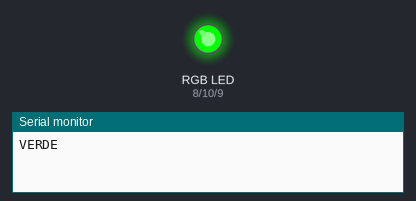
The sketch below on a simulated Arduino Uno, built with avr-gcc and run on an emulated ATmega328P. Shown: an RGB LED mixed from three pins (HIGH = lit), the last lines printed to the serial monitor. Dim RGB values are drawn brighter than linear.

Above: at 0.05 s.
At 1.25 s:
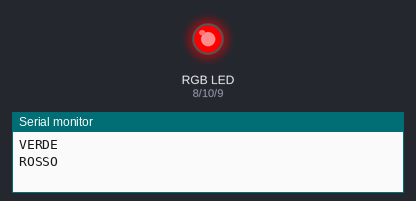
At 2.5 s:
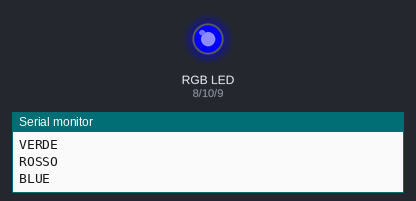
At 3.75 s:
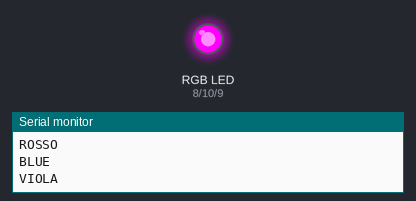
At 5.0 s:
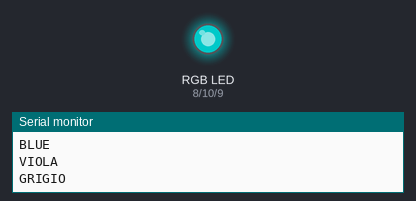
Timing chart, 0 to 10.4 s (numbered marks = the images above):
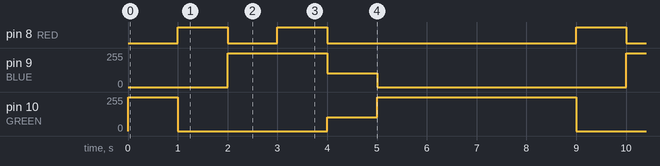

Measured:
- by itself, pin 8 (RED): repeats every 8.0 s: LOW 1.0 s, HIGH 1.0 s, LOW 5.0 s, HIGH 1.0 s
- by itself, pin 9 (BLUE): repeats every 8.0 s: 102/255 1.0 s, 0/255 5.0 s, 255/255 2.0 s
- by itself, pin 10 (GREEN): repeats every 8.0 s: 102/255 1.0 s, 255/255 4.0 s, 0/255 3.0 s

The sketch:

RGBLED.ino
```cpp
// (licence header left out)
const int GREEN = 10;
const int BLUE = 9;
const int RED = 8;

void setup() {
  pinMode(GREEN, OUTPUT);
  pinMode(BLUE, OUTPUT);
  pinMode(RED, OUTPUT);

  digitalWrite(GREEN, HIGH);
  digitalWrite(BLUE, HIGH);
  digitalWrite(RED, HIGH);
  Serial.begin(9600);


}

void loop() {
    analogWrite( GREEN, 255);
    analogWrite( RED, 0);
    analogWrite( BLUE, 0);
    Serial.print("VERDE\n");
    delay(1000);

    analogWrite( GREEN, 0);
    analogWrite( RED, 255);
    analogWrite( BLUE, 0);
    Serial.print("ROSSO\n");
    delay(1000);

    analogWrite( GREEN, 0);
    analogWrite( RED, 0);
    analogWrite( BLUE, 255);
    Serial.print("BLUE\n");
    delay(1000);

    analogWrite( RED, 153);
    analogWrite( GREEN, 0);
    analogWrite( BLUE, 255);
    Serial.print("VIOLA\n");
    delay(1000);

    analogWrite( GREEN, 102);
    analogWrite( RED, 102);
    analogWrite( BLUE, 102);
    Serial.print("GRIGIO\n");
    delay(1000);
    analogWrite( GREEN, 255);
    analogWrite( RED, 102);
    analogWrite( BLUE, 0);
    Serial.print("ARANCIONE\n");
    delay(3000);
}
```
